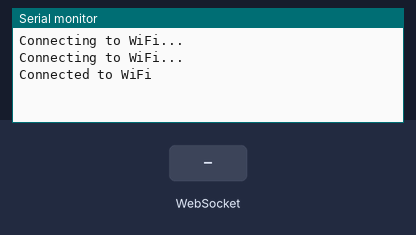
The sketch below on a simulated ESP32. On the bench: the last lines printed to the serial monitor. Inputs (shaded band) come from the test bench. WiFi joins after 1.5 s; servers stay silent unless stated.

Above: at 3.2 s.
3.3 s: WebSocket text "1" received
At 4.0 s:
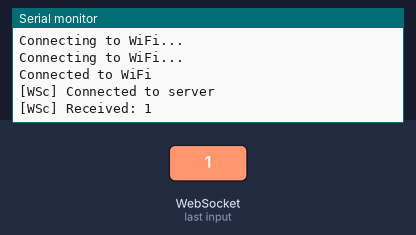
4.8 s: WebSocket text "0" received
At 6.0 s:
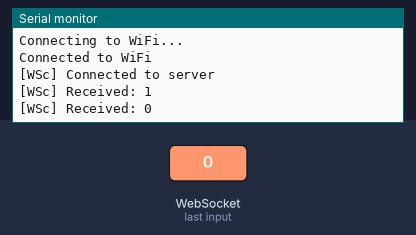
6.3 s: WebSocket text "2" received
At 7.4 s:
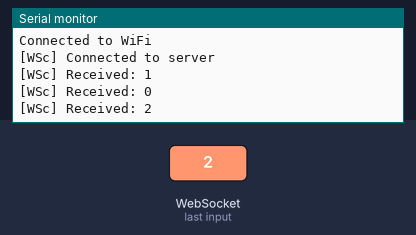

Measured:
- after the input at 3.3 s, the serial monitor: prints a new line at once (image 1)
- after the input at 4.8 s, the serial monitor: prints a new line at once (image 2)
- after the input at 6.3 s, the serial monitor: prints a new line at once (image 3)

The sketch:

ws_connection_client.ino
```cpp
#include <WiFi.h>
#include <WebSocketsClient.h>

const char* ssid = "ENG_SEU_Student1";
const char* password = "engstudent1";

WebSocketsClient webSocket;

void webSocketEvent(WStype_t type, uint8_t * payload, size_t length) {
  switch(type) {
    case WStype_DISCONNECTED:
      Serial.println("[WSc] Disconnected");
      break;
    case WStype_CONNECTED:
      Serial.println("[WSc] Connected to server");
      // Send hello message after connecting
      webSocket.sendTXT("Hello from ESP32!");
      break;
    case WStype_TEXT:
      Serial.printf("[WSc] Received: %s\n", payload);
      break;
    default:
      break;
  }
}

void setup() {
  Serial.begin(115200);

  WiFi.begin(ssid, password);

  while (WiFi.status() != WL_CONNECTED) {
    delay(1000);
    Serial.println("Connecting to WiFi...");
  }

  Serial.println("Connected to WiFi");

  // Setup WebSocket connection
  webSocket.begin("172.20.114.198", 8080, "/");

  webSocket.onEvent(webSocketEvent);
}

void loop() {
  webSocket.loop();

  // You can send periodic messages from ESP32
  static uint32_t lastTime = 0;
  if (millis() - lastTime > 5000) {
    lastTime = millis();
    webSocket.sendTXT("Ping from ESP32");
  }
}
```
